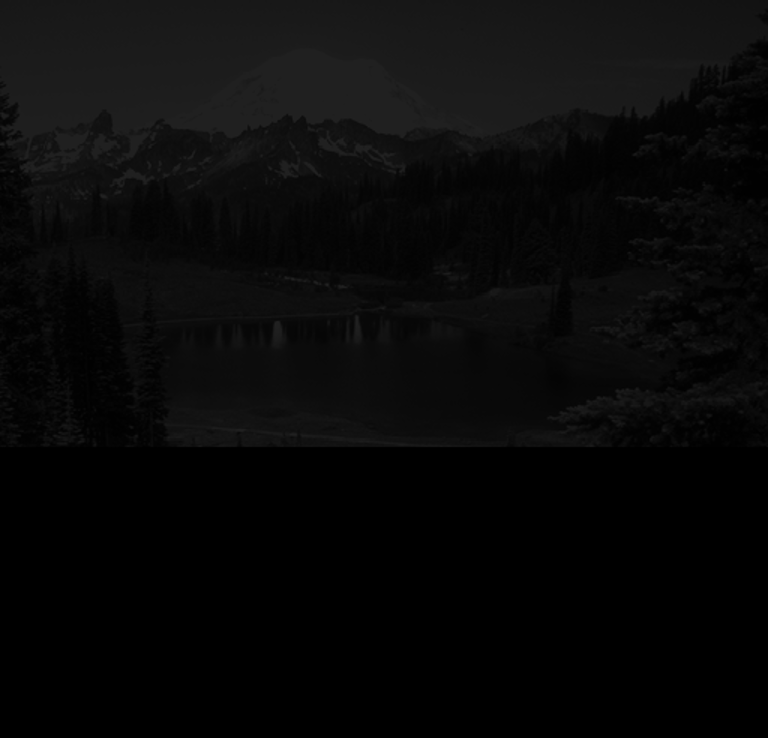
#> input picture Documents/git/NLP/Digital Image Processing/Lab_08/image.png, 768 x 738 px
$ jupyter execute Lab_08.ipynb
#> lines starting #> are read from the running program, lines starting #| are printed output that depends on the picture
[cell 1]
import PIL
from PIL import Image
import numpy as np
import matplotlib.pyplot as plt
import cv2
from matplotlib.pyplot import imshow

[cell 2]
def histogram_equalizer(grey):

    image_array = np.asarray(grey)
    levels = [0]*256
    for i in range(0,len(image_array)):
        for j in range(0,len(image_array[0])):
            levels[image_array[i][j]]+=1

    width,height=grey.size
    size=width*height

    p = [0]*256
    for i in range(0,256):
        p[i] = levels[i]/float(size)

    cdf = [0]*256
    temp = 0
    for i in range(0,256):
        cdf[i] = temp + p[i]
        temp =cdf[i]

    after_hist = np.zeros(shape=(len(image_array),len(image_array[0])))

    tcdf = [0]*256
    for i in range(0,256):
        tcdf[i] = round(i * cdf[i])

    for i in range(0,len(image_array)):
        for j in range(0,len(image_array[0])):
            after_hist[i][j] = tcdf[image_array[i][j]]

    eqlsd = Image.fromarray(after_hist)
    return eqlsd

### Original Image

[cell 3]
image = Image.open('image.png')
#> image is the input picture: PIL image 768x738 RGBA; mean R, G, B, A 8.7, 8.7, 8.7, 255
grey = image.convert('L')
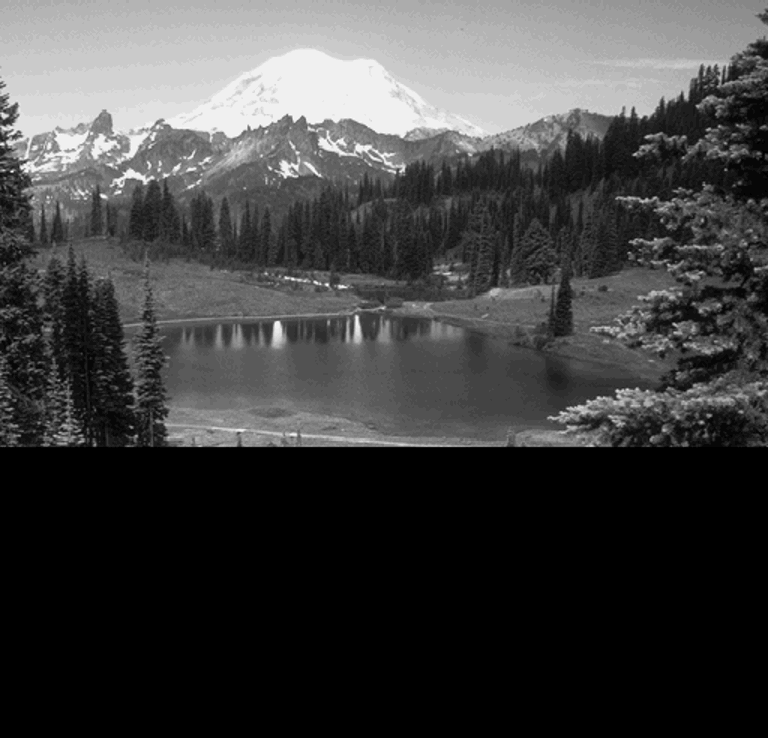
#> grey: PIL image 768x738 L; min 0, max 34, mean 8.7; drawn with min black and max white

## Tiling - Spliting the Image into 4 tiles

[cell 4]
img_arr = np.asarray(grey)
img_arr.shape
#> Out = (738, 768)

[cell 5]
tile1 = img_arr[0:369,0:384]
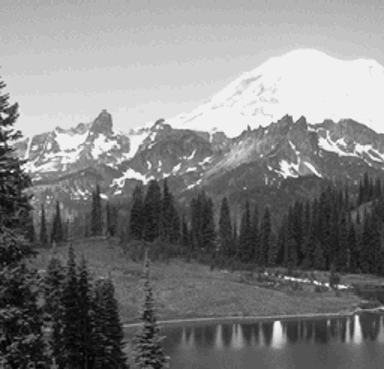
#> tile1: shape (369, 384); min 0, max 34, mean 17.2; drawn with min black and max white
tile2 = img_arr[369:-1,0:384]
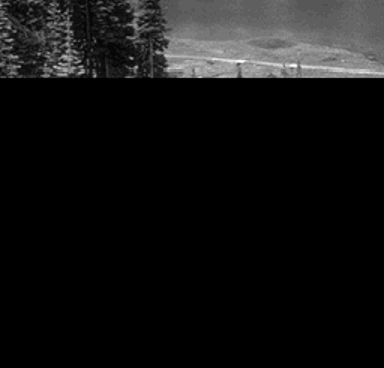
#> tile2: shape (368, 384); min 0, max 32, mean 2.4; drawn with min black and max white
tile3 = img_arr[0:369,384:-1]
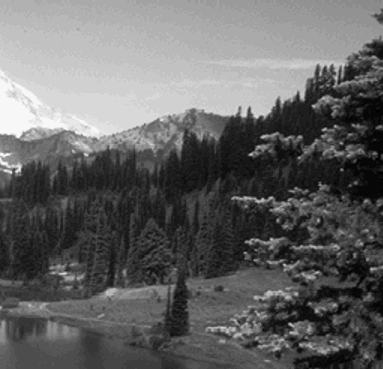
#> tile3: shape (369, 383); min 0, max 33, mean 13; drawn with min black and max white
tile4 = img_arr[369:-1,384:-1]
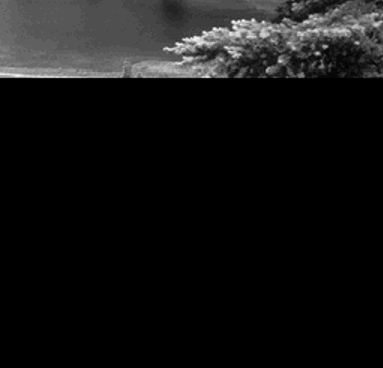
#> tile4: shape (368, 383); min 0, max 29, mean 2.1; drawn with min black and max white

cv2.imwrite("tile1.png", tile1)
cv2.imwrite("tile2.png", tile2)
cv2.imwrite("tile3.png", tile3)
cv2.imwrite("tile4.png", tile4)
#> Out = True

## Tile 1

[cell 6]
tile1_img = Image.open('tile1.png')
tile1_img

## Tile 2

[cell 7]
tile2_img = Image.open('tile2.png')
tile2_img

[cell 8]
tile3_img = Image.open('tile3.png')
tile3_img

[cell 9]
tile4_img = Image.open('tile4.png')
tile4_img

### Applying Histogram Equalization onto Tiles

[cell 10]
image_array = np.asarray(tile1)
levels = [0]*256
for i in range(0,len(image_array)):
    for j in range(0,len(image_array[0])):
        levels[image_array[i][j]]+=1
#> after the loop, levels = 256 values, max 11224 at index 32, min 0 at index 35, mean 553.5

width,height=grey.size
#> width = 768; height = 738
size=width*height
#> size = 566784

p = [0]*256
for i in range(0,256):
    p[i] = levels[i]/float(size)
#> after the loop, p = 256 values, max 0.0198 at index 32, min 0 at index 35, mean 0.000977

cdf = [0]*256
temp = 0
for i in range(0,256):
    cdf[i] = temp + p[i]
    temp =cdf[i]
#> this loop made 256 passes
#> temp on passes 1 to 3: 5.29e-06, 0.000827, 0.0045
#> after the loop, cdf = 256 values from 5.29e-06 to 0.25

after_hist = np.zeros(shape=(len(image_array),len(image_array[0])))
#> after_hist: shape (369, 384) float64; every value is 0

tcdf = [0]*256
for i in range(0,256):
    tcdf[i] = round(i * cdf[i])
#> after the loop, tcdf = 256 values from 0 to 64

for i in range(0,len(image_array)):
    for j in range(0,len(image_array[0])):
        after_hist[i][j] = tcdf[image_array[i][j]]
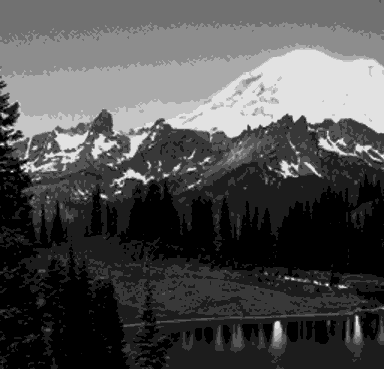
#> after_hist: shape (369, 384) float64; min 0, max 9, mean 2.82; drawn with min black and max white

eqlsd = Image.fromarray(after_hist)

[cell 11]
#after_hist = cv2.equalizeHist(tile1)

[cell 12]
cv2.imwrite("hist_tile1.png", after_hist)
#> Out = True
